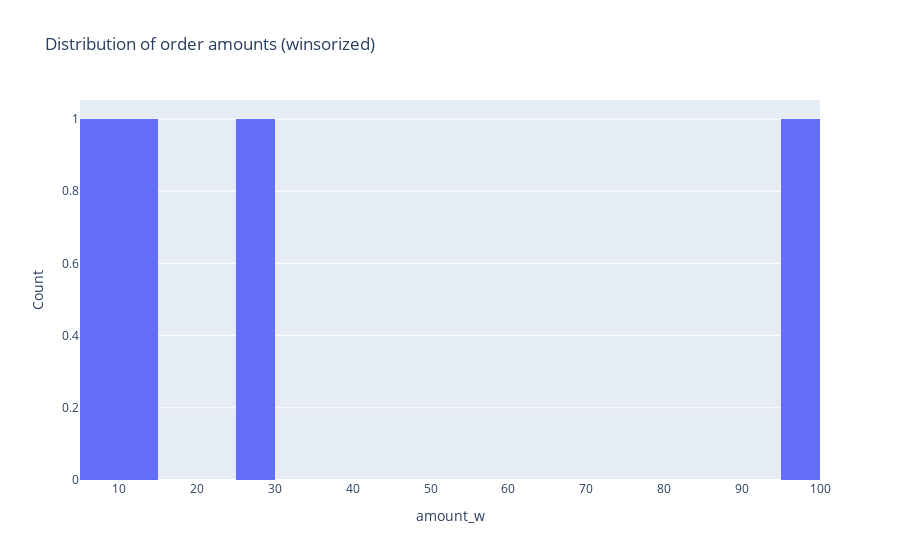

Write notebook code for a chart like this one.
### Code cell
#distribution of order amounts winsorized
histogram = create_histogram(df,column="amount_w",bins=30,plot_title="Distribution of order amounts (winsorized)",)
SaveFig(histogram, FIGS / "amount_distribution.png")
histogram

### Figure 1 — Plotly figure (JSON) as saved in the notebook; plotly's stock layout.template omitted (floating-point values rounded to 4 significant figures)
{"data": [{"bingroup": "x", "hovertemplate": "amount_w=%{x}<br>count=%{y}<extra></extra>", "legendgroup": "", "marker": {"color": "#636efa", "pattern": {"shape": ""}}, "name": "", "nbinsx": 30, "orientation": "v", "showlegend": false, "type": "histogram", "x": [12.5, 8.135, NaN, 25.0, 97.75], "xaxis": "x", "yaxis": "y"}], "layout": {"barmode": "relative", "legend": {"tracegroupgap": 0}, "title": {"text": "Distribution of order amounts (winsorized)", "x": 0.05}, "xaxis": {"anchor": "y", "domain": [0, 1], "title": {"text": "amount_w"}}, "yaxis": {"anchor": "x", "domain": [0, 1], "title": {"text": "Count"}}}}
